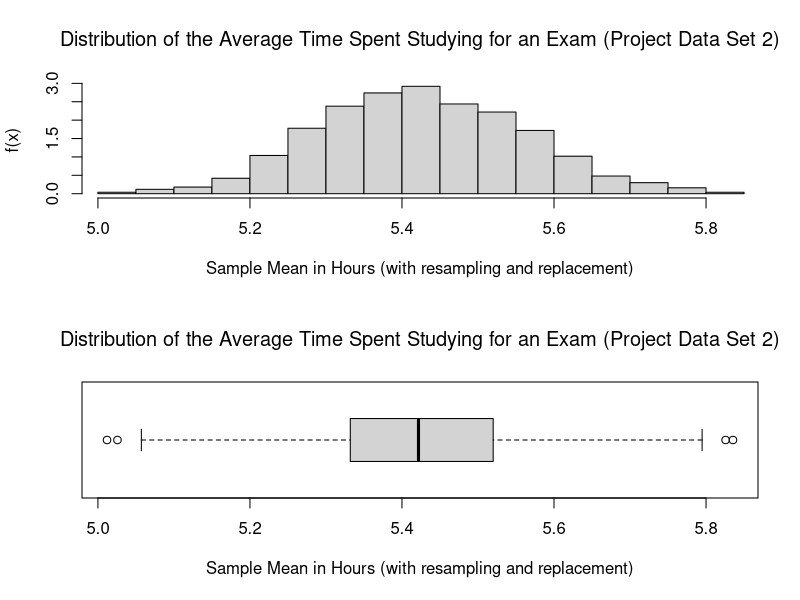

The R source for this figure:
#########################################################
# FINAL PROJECT: PART 3.Data Set 2 - STAT 3201(DONGES)
# HARSHIL PATEL, 11/24/2018  
#########################################################

#set working directory
setwd("C:/Users/offic/OneDrive - The Ohio State University/data analytics/R programming Files/project/part3")
set.seed(35)

#################################
# Part 3 Data Set 2:
#################################

#Project Data Set 2.csv gives 250 observations of the time spent studying for an exam of students. Use this data to take 1,000 resamples (i.e.,
#sample with replacement) of size 250 from the observed data. Plot the empirical distribution of the sample mean, estimate the mean of the sample mean, 
#and estimate the standard deviation of the sample mean. Also ind the estimated 5 number summary and the estimated 2.5th and 97.5th
#percentiles. Compare and contrast your results for the two sample sizes from Project Data Set 1.csv.

#EXTRACT DATA FROM DATA SET FILE(.CSV)
dataset1<-read.csv("Project Data 2.csv", header = TRUE)
studyTimeValues<- dataset1$x #vector of 250 observations of a student's time spent studying for exam.


numberOfResamples<-1000
vectorOfSampleMeans<-vector()
samples<-vector()

# use a loop to generate and record 1000 random sample means from observed data using resampling technique from part two .
for (i in 1:numberOfResamples) {
  samples<- sample(studyTimeValues,250, replace = TRUE)
  vectorOfSampleMeans[i]<-mean(samples)}

#Determine the estimated mean & st. deviation of sample mean, and estimated 5 number summary.
avgOfSampleMean<-mean(vectorOfSampleMeans)
sdtOfSampleMean<-sd(vectorOfSampleMeans)
summary(vectorOfSampleMeans)

#Determine estimated estimated 2.5th and 97.5th percentiles
quantile(vectorOfSampleMeans, c(.0205, .975))

#Data Visualization, create a histrogram & boxplot of sample mean generated from previous operation.
par(mfrow=c(2,1))
hist(vectorOfSampleMeans,
     main = expression("Distribution of the Average Time Spent Studying for an Exam (Project Data Set 2)"),
     ylab='f(x)',
     xlab = "Sample Mean in Hours (with resampling and replacement)",
     breaks = 25,
     xlim = c(min(vectorOfSampleMeans),max(vectorOfSampleMeans)),
     freq = FALSE)
boxplot(vectorOfSampleMeans,
        main = expression("Distribution of the Average Time Spent Studying for an Exam (Project Data Set 2)"),
        xlab = "Sample Mean in Hours (with resampling and replacement)",
        horizontal = TRUE)